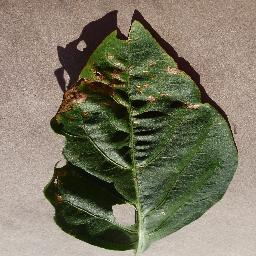
#> input picture backend/seed_assets/leaves/pepper_bacterial_spot_0.jpg, 256 x 256 px; its folder holds only this picture in this run
$ python -i crop_vision.py   (imports and definitions only)
#> lines starting #> are read from the running program, lines starting #| are printed output that depends on the picture
#> further down, picture is the input picture: PIL image 256x256 RGB; mean R, G, B 123.2, 118.8, 98.8
"""Crop-vision inference service.

The service only reports what the model actually produced. If the model files are missing or
inference fails, it returns an explicit failure status and never fabricates a class or a confidence.
Business decisions (what to tell the farmer, whether review is required) are made by callers.
"""
from __future__ import annotations

import hashlib
import io
import json
import logging
import threading
import time
from dataclasses import asdict, dataclass, field
from pathlib import Path

import numpy as np
from PIL import Image

from app.core.config import get_settings

log = logging.getLogger("agastya.ml")

MEAN = np.array([0.485, 0.456, 0.406], np.float32)
STD = np.array([0.229, 0.224, 0.225], np.float32)


@dataclass
class InferenceResult:
    status: str  # completed | uncertain | unsupported_input | failed
    model_key: str
    model_version: str | None
    predicted_class: str | None = None
    predicted_crop: str | None = None
    predicted_condition: str | None = None
    confidence: float | None = None
    top_k: list[dict] = field(default_factory=list)
    processing_ms: int | None = None
    status_reason: str | None = None
    review_recommended: bool = False

    def to_dict(self) -> dict:
        return asdict(self)


# [6 lines left out: function split_class, not called in this run]


def preprocess(img: Image.Image, size: int = 224) -> np.ndarray:
#> called with size = 224
    img = img.convert("RGB")
    w, h = img.size
#> w = 256; h = 256
    side = min(w, h)
#> side = 256
    left, top = (w - side) // 2, (h - side) // 2
#> left = 0; top = 0
    img = img.crop((left, top, left + side, top + side)).resize((size, size), Image.BILINEAR)
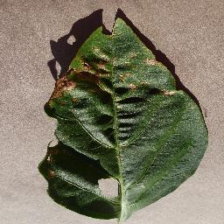
#> img: PIL image 224x224 RGB; mean R, G, B 123.2, 118.8, 98.9
    a = (np.asarray(img, dtype=np.float32) / 255.0 - MEAN) / STD
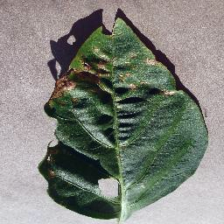
#> a: shape (224, 224, 3) float32; mean R, G, B -0.00772, 0.045, -0.0807; drawn with min black and max white
    return a.transpose(2, 0, 1)[None]


class CropVisionModel:
    KEY = "crop-vision-plantvillage"

    # [42 lines left out: functions __init__, load, not called in this run]

    @property
    def available(self) -> bool:
        return self._session is not None or self.load()

    @property
    def version(self) -> str | None:
        return self.card.get("version") if self.card else None

    @property
    def classes(self) -> list[str]:
        return list(self.card.get("classes", [])) if self.card else []

    def supported_crops(self) -> list[str]:
        return sorted({c.split("___")[0] for c in self.classes})

    # [83 lines left out: functions status, predict, not called in this run]


_model: CropVisionModel | None = None


# [5 lines left out: function get_model, not called in this run]


def set_model(model: CropVisionModel | None) -> None:
    global _model
    _model = model

>>> from PIL import Image
>>> picture = Image.open('../../seed_assets/leaves/pepper_bacterial_spot_0.jpg')
>>> result = preprocess(picture)

$ run again, on backend/seed_assets/leaves/pepper_healthy_0.jpg
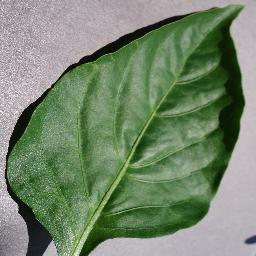
#> input picture backend/seed_assets/leaves/pepper_healthy_0.jpg, 256 x 256 px
#> picture is the input picture: PIL image 256x256 RGB; mean R, G, B 116.9, 134.6, 108.7
#> in preprocess, `img = img.crop((left, top, left + side, top + side)).resize((size, siz..`:
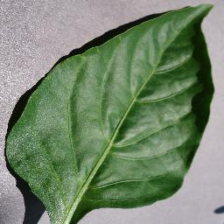
#> img: PIL image 224x224 RGB; mean R, G, B 117, 134.6, 108.8

$ run again, on backend/seed_assets/leaves/tomato_early_blight_0.jpg
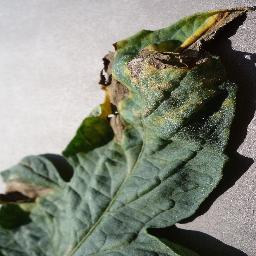
#> input picture backend/seed_assets/leaves/tomato_early_blight_0.jpg, 256 x 256 px
#> picture is the input picture: PIL image 256x256 RGB; mean R, G, B 129.3, 133.4, 120.1
#> in preprocess, `img = img.crop((left, top, left + side, top + side)).resize((size, siz..`:
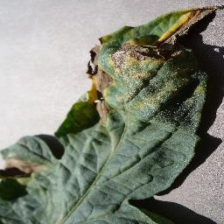
#> img: PIL image 224x224 RGB; mean R, G, B 129.4, 133.5, 120.2

$ run again, on backend/seed_assets/leaves/tomato_early_blight_1.jpg
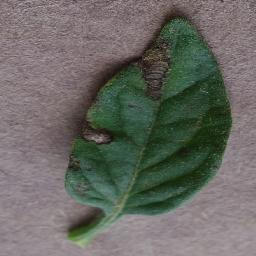
#> input picture backend/seed_assets/leaves/tomato_early_blight_1.jpg, 256 x 256 px
#> picture is the input picture: PIL image 256x256 RGB; mean R, G, B 104.7, 104.7, 99
#> in preprocess, `a = (np.asarray(img, dtype=np.float32) / 255.0 - MEAN) / STD`:
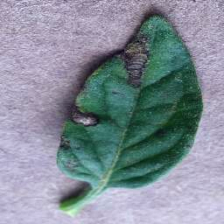
#> a: shape (224, 224, 3) float32; mean R, G, B -0.323, -0.202, -0.0783; drawn with min black and max white
